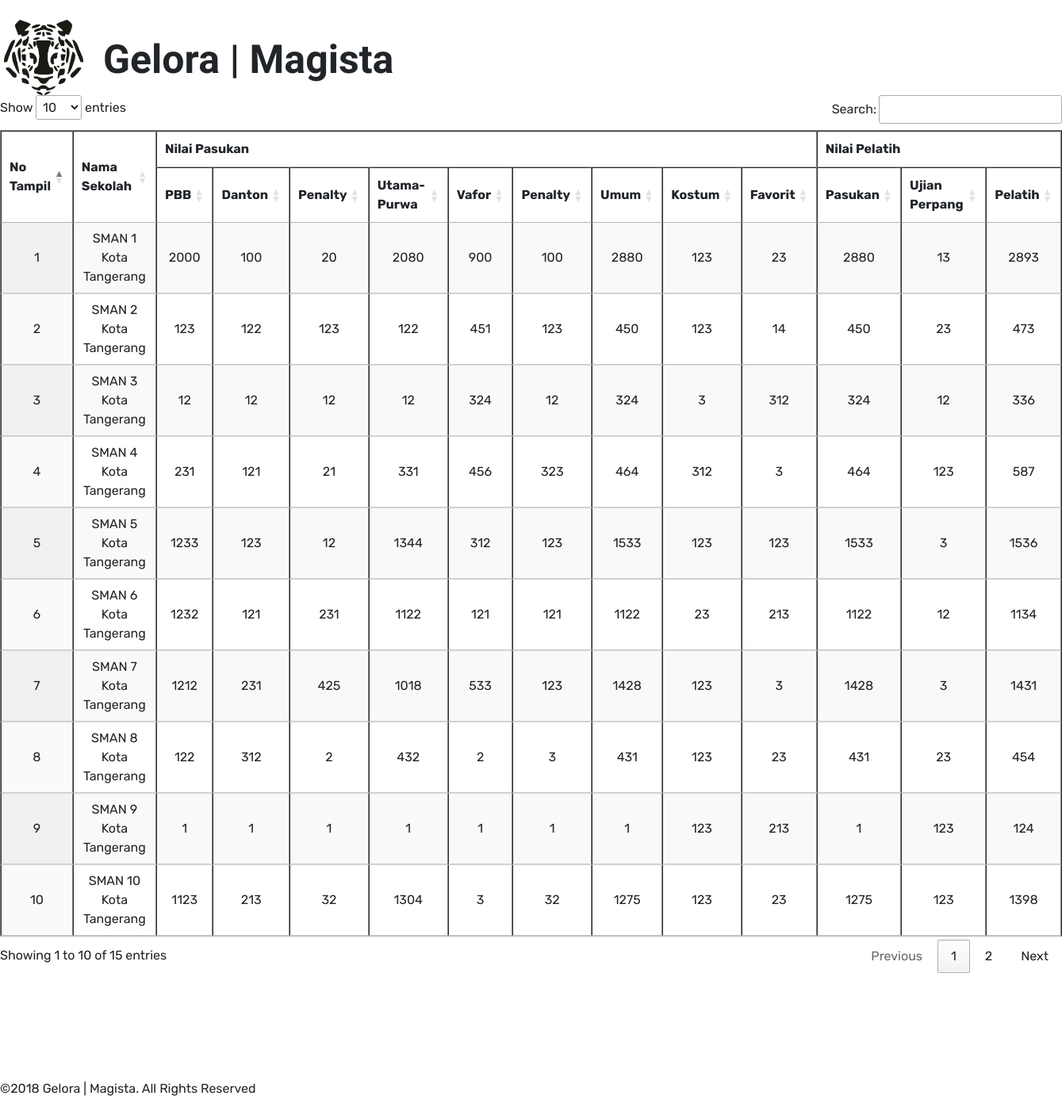
The page / on the database its author committed.
### tables this page shows
CREATE TABLE `peserta` (
  `notampil` int(11) NOT NULL,
  `nama` varchar(50) NOT NULL,
  `pbb` int(11) NOT NULL,
  `danton` int(11) NOT NULL,
  `penalty1` int(11) NOT NULL,
  `utama` int(11) NOT NULL,
  `vafor` int(11) NOT NULL,
  `penalty2` int(11) NOT NULL,
  `umum` int(11) NOT NULL,
  `kostum` int(11) NOT NULL,
  `favorit` int(11) NOT NULL,
  `pasukan` int(11) NOT NULL,
  `ujianperpang` int(11) NOT NULL,
  `pelatih` int(11) NOT NULL
);

### application/controllers/V.php (called while the page is built, shortened)
<?php
class V extends CI_Controller {
	public function __construct(){
		$this->load->model('admin_model');
	}
	public function index(){
		$data = array(
			'peserta' => $this->admin_model->getPeserta(),
		);
		$this->load->view('landingPage', $data);
	}
}

### index.php (called while the page is built, shortened)
<?php
require_once BASEPATH.'core/CodeIgniter.php';

### application/models/Admin_model.php (called while the page is built, shortened)
<?php
class Admin_model extends CI_Model {
	public function getPeserta(){
		return $this->db->get('peserta');
	}
}

### application/views/landingPage.php (the view, shortened to what this page needs)
<!DOCTYPE html>
<html lang="en">
<head>
  <link rel="stylesheet" href="https://maxcdn.bootstrapcdn.com/bootstrap/4.0.0/css/bootstrap.min.css">
  <link rel="stylesheet" type="text/css" href="https://cdn.datatables.net/1.10.16/css/jquery.dataTables.min.css">
  <link rel="stylesheet" href="<?= base_url() ?>assets/css/styles.css">
</head>
<body>
  <div class="container-fluid">
    <div class="row">
      <a href="#"><img src="<?= base_url() ?>assets/images/gelora.png" width="100" style="margin-top: 25px; margin-left: 5px"></a>
      <h1 style="margin-top: 45px; margin-left: 25px; font-family: 'Lobster Two', cursive !important; font-weight:bold; font-size:50px">Gelora | Magista</h1>
    </div>
  </div>
   <div class="m-content conteiner-fluid" style="margin-bottom: 10%;">
      <table id="dataTable" class="display text-center" cellspacing="0" width="100%" border="1" style="font-weight: 400">
        <thead>
            <tr>
                <th rowspan="2">No Tampil</th>
                <th rowspan="2">Nama Sekolah</th>
                <th colspan="9">Nilai Pasukan</th>
                <th colspan="3">Nilai Pelatih</th>
            </tr>
            <tr>
              <td style="font-weight: bold">PBB</td>
              <td style="font-weight: bold">Danton</td>
              <td style="font-weight: bold">Penalty</td>
              <td style="font-weight: bold">Utama-Purwa</td>
              <td style="font-weight: bold">Vafor</td>
              <td style="font-weight: bold">Penalty</td>
              <td style="font-weight: bold">Umum</td>
              <td style="font-weight: bold">Kostum</td>
              <td style="font-weight: bold">Favorit</td>
              <td style="font-weight: bold">Pasukan</td>
              <td style="font-weight: bold">Ujian Perpang</td>
              <td style="font-weight: bold">Pelatih</td>
            </tr>
        </thead>
        <tbody>
          <?php
            foreach($peserta->result() as $p){
          ?>
          <tr>
            <td><?= $p->notampil ?></td>
            <td><?= $p->nama ?></td>
            <td><?= $p->pbb ?></td>
            <td><?= $p->danton ?></td>
            <td><?= $p->penalty1 ?></td>
            <td><?= $p->utama ?></td>
            <td><?= $p->vafor ?></td>
            <td><?= $p->penalty2 ?></td>
            <td><?= $p->umum ?></td>
            <td><?= $p->kostum ?></td>
            <td><?= $p->favorit ?></td>
            <td><?= $p->pasukan ?></td>
            <td><?= $p->ujianperpang ?></td>
            <td><?= $p->pelatih ?></td>
          </tr>
          <?php
          }
          ?>
        </tbody>
      </table>
    </div>
    <div>
      <p>©2018 Gelora | Magista. All Rights Reserved</p>
    </div>
</body>
</html>

### assets/css/styles.css (style rules this page uses)
* { font-family: 'Rubik', sans-serif !important; }

### rows shown on the page
peserta: notampil "1", nama "SMAN 1 Kota Tangerang", pbb "2000", danton "100", penalty1 "20", utama "2080", vafor "900", penalty2 "100", umum "2880", kostum "123", favorit "23", pasukan "2880", ujianperpang "13", pelatih "2893"
peserta: notampil "2", nama "SMAN 2 Kota Tangerang", pbb "123", danton "122", penalty1 "123", utama "122", vafor "451", penalty2 "123", umum "450", kostum "123", favorit "14", pasukan "450", ujianperpang "23", pelatih "473"
peserta: notampil "3", nama "SMAN 3 Kota Tangerang", pbb "12", danton "12", penalty1 "12", utama "12", vafor "324", penalty2 "12", umum "324", kostum "3", favorit "312", pasukan "324", ujianperpang "12", pelatih "336"
peserta: notampil "4", nama "SMAN 4 Kota Tangerang", pbb "231", danton "121", penalty1 "21", utama "331", vafor "456", penalty2 "323", umum "464", kostum "312", favorit "3", pasukan "464", ujianperpang "123", pelatih "587"
peserta: notampil "5", nama "SMAN 5 Kota Tangerang", pbb "1233", danton "123", penalty1 "12", utama "1344", vafor "312", penalty2 "123", umum "1533", kostum "123", favorit "123", pasukan "1533", ujianperpang "3", pelatih "1536"
peserta: notampil "6", nama "SMAN 6 Kota Tangerang", pbb "1232", danton "121", penalty1 "231", utama "1122", vafor "121", penalty2 "121", umum "1122", kostum "23", favorit "213", pasukan "1122", ujianperpang "12", pelatih "1134"
peserta: notampil "7", nama "SMAN 7 Kota Tangerang", pbb "1212", danton "231", penalty1 "425", utama "1018", vafor "533", penalty2 "123", umum "1428", kostum "123", favorit "3", pasukan "1428", ujianperpang "3", pelatih "1431"
peserta: notampil "8", nama "SMAN 8 Kota Tangerang", pbb "122", danton "312", penalty1 "2", utama "432", vafor "2", penalty2 "3", umum "431", kostum "123", favorit "23", pasukan "431", ujianperpang "23", pelatih "454"
peserta: notampil "9", nama "SMAN 9 Kota Tangerang", pbb "1", danton "1", penalty1 "1", utama "1", vafor "1", penalty2 "1", umum "1", kostum "123", favorit "213", pasukan "1", ujianperpang "123", pelatih "124"
peserta: notampil "10", nama "SMAN 10 Kota Tangerang", pbb "1123", danton "213", penalty1 "32", utama "1304", vafor "3", penalty2 "32", umum "1275", kostum "123", favorit "23", pasukan "1275", ujianperpang "123", pelatih "1398"
